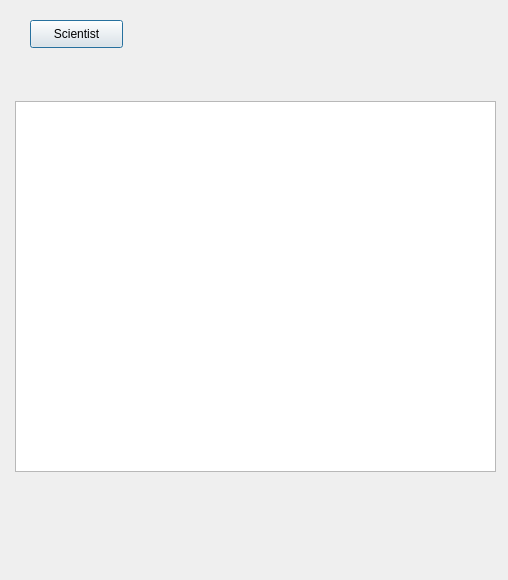
<?xml version="1.0" encoding="UTF-8"?>
<ui version="4.0">
 <class>ViewAllDialog</class>
 <widget class="QDialog" name="ViewAllDialog">
  <property name="geometry">
   <rect>
    <x>0</x>
    <y>0</y>
    <width>508</width>
    <height>580</height>
   </rect>
  </property>
  <property name="windowTitle">
   <string>Dialog</string>
  </property>
  <widget class="QTableView" name="tableViewAll">
   <property name="geometry">
    <rect>
     <x>15</x>
     <y>101</y>
     <width>481</width>
     <height>371</height>
    </rect>
   </property>
  </widget>
  <widget class="QPushButton" name="button_view_scientist">
   <property name="geometry">
    <rect>
     <x>30</x>
     <y>20</y>
     <width>93</width>
     <height>28</height>
    </rect>
   </property>
   <property name="text">
    <string>Scientist</string>
   </property>
  </widget>
 </widget>
 <resources/>
 <connections/>
</ui>
